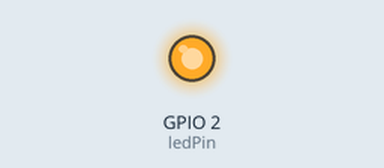
Simulated run of this program. Board: ESP32. On the bench: output pins drawn as LEDs (lit = HIGH). What the program prints to the serial monitor is not drawn.

Above: at 0.5 s.
At 51.9 s:
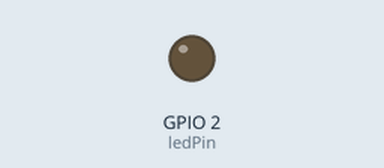
Timing chart, 0 to 53.8 s (numbered marks = the images above):
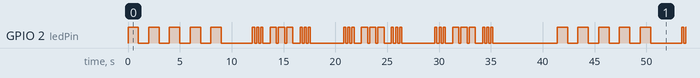

The program:

main.cpp
```cpp
#include <Arduino.h>

// 定义LED引脚，ESP32通常板载LED连接在GPIO 2
const int ledPin = 2;

// 函数声明
void blinkBasic();    // 基础闪烁
void blinkSOS();      // SOS信号
void blinkLED(int times, int duration, int gap);

void setup() {
  // 初始化串口通信，设置波特率为115200
  Serial.begin(115200);
  // 将LED引脚设置为输出模式
  pinMode(ledPin, OUTPUT);
  Serial.println("ESP32 LED 实验开始！");
  Serial.println("模式: 基础闪烁 → 3秒后切换 SOS");
}

void loop() {
  // ========== 阶段1: 基础闪烁（循环5次）==========
  for (int i = 0; i < 5; i++) {
    digitalWrite(ledPin, HIGH);   // 点亮LED
    Serial.println("LED ON");     // 串口输出提示
    delay(1000);                  // 保持1秒

    digitalWrite(ledPin, LOW);    // 熄灭LED
    Serial.println("LED OFF");    // 串口输出提示
    delay(1000);                  // 保持1秒
  }

  // 间隔提示
  Serial.println("\n>>> 切换到 SOS 模式 <<<\n");
  delay(2000);

  // ========== 阶段2: SOS 求救信号（循环3次）==========
  for (int i = 0; i < 3; i++) {
    blinkSOS();
    delay(3000);  // 单词间延迟
  }

  delay(3000);
}

// ---------- 基础闪烁（简单封装）----------
void blinkBasic() {
  digitalWrite(ledPin, HIGH);
  delay(1000);
  digitalWrite(ledPin, LOW);
  delay(1000);
}

// ---------- SOS 信号 ----------
void blinkSOS() {
  Serial.print("SOS ");

  // S: 三短 (.)
  blinkLED(3, 200, 200);
  delay(500);  // 字母间隔

  // O: 三长 (-)
  blinkLED(3, 600, 200);
  delay(500);  // 字母间隔

  // S: 三短 (.)
  blinkLED(3, 200, 200);

  Serial.println("完毕");
}

// ---------- 辅助函数：闪烁指定次数 ----------
// times: 闪烁次数, duration: 亮的时间(ms), gap: 灭的时间(ms)
void blinkLED(int times, int duration, int gap) {
  for (int i = 0; i < times; i++) {
    digitalWrite(ledPin, HIGH);
    delay(duration);
    digitalWrite(ledPin, LOW);
    delay(gap);
  }
}
```

Measured:
- by itself, GPIO 2 (ledPin): moves between LOW and HIGH, repeating every 41.4 s
- by itself, everything shown: repeats every 41.4 s, in 64 steps
